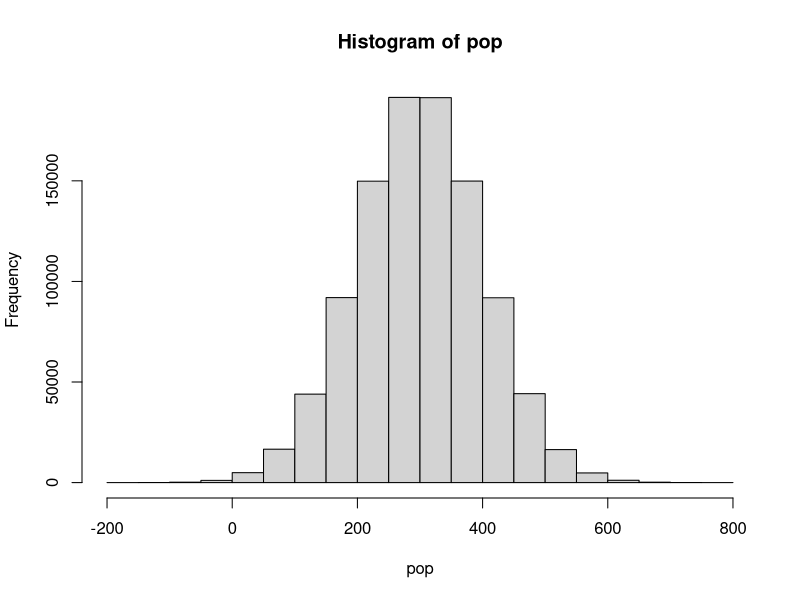
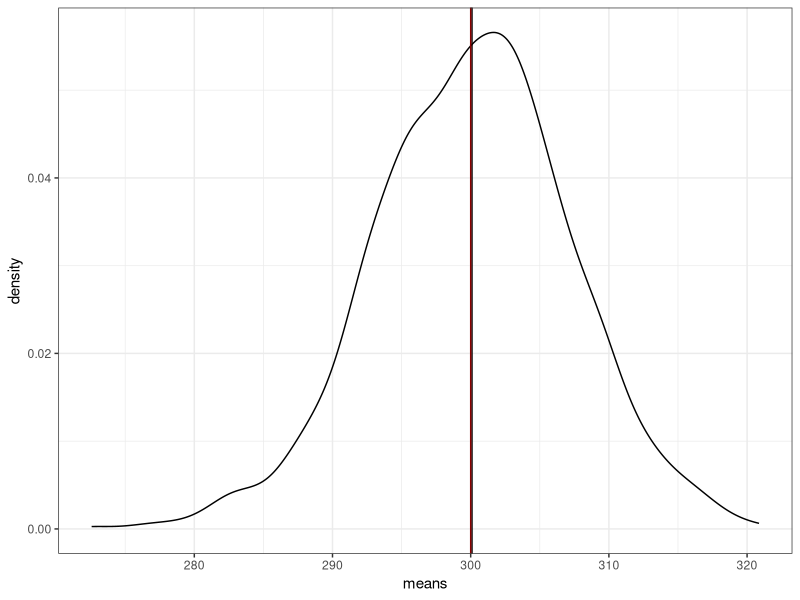
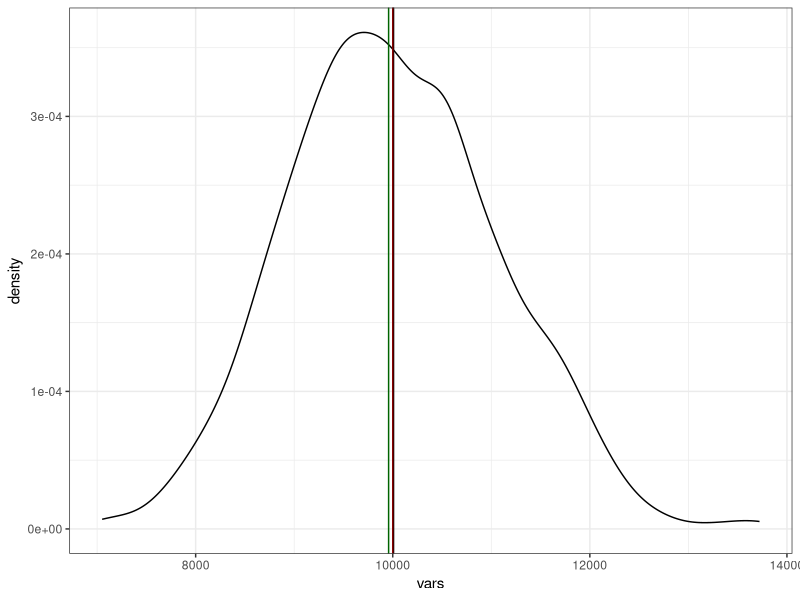
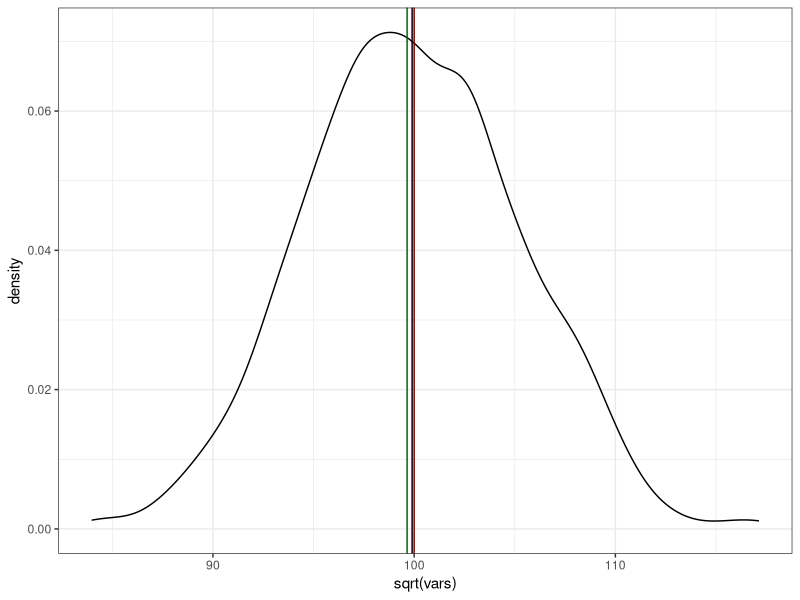
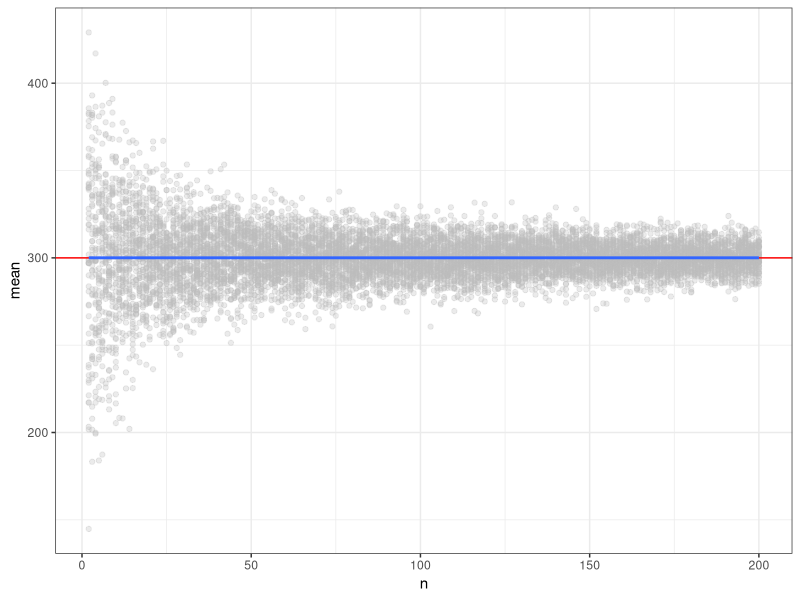
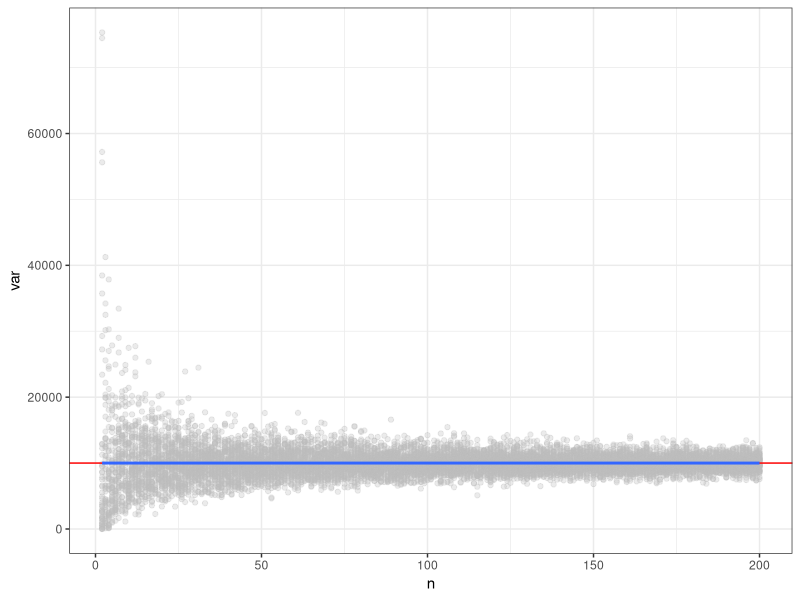
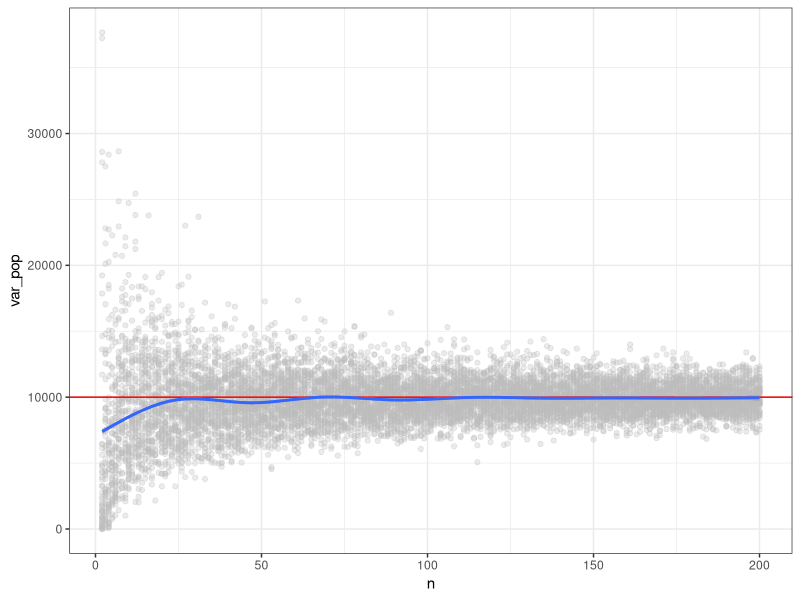
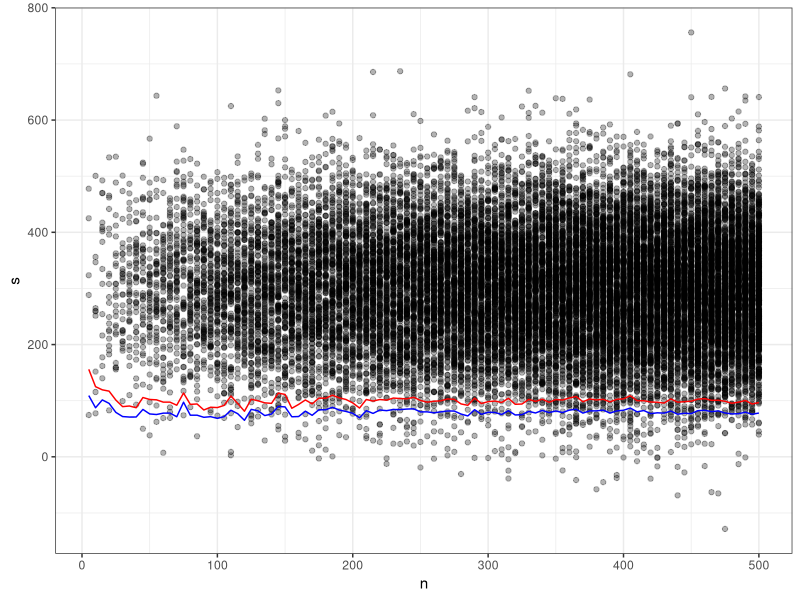

Here is the R script that generated these plots, in order:
setwd("~/wlm2023/pics-dev")

library(tidyverse)
theme_set(theme_bw())

set.seed(123)
rnorm(10^6, mean = 300, sd = 100) -> pop

hist(pop)

var_pop <- function (x) { sum((x - mean(x))^2) / length(x) }
mad <- function (x) { sum(abs(x - mean(x))) / length(x)} # mean absolute deviation

sim <- list()

set.seed(567)
for (i in 1:1000) {
  sim[[i]] <- sample(pop, size = 200)
}

means <- map(sim, mean) |> unlist()

ggplot(NULL) +
  geom_density(aes(x = means)) +
  geom_vline(xintercept = mean(means)) +
  geom_vline(xintercept = 300, color = "darkred")

vars <- map(sim, var) |> unlist() # n-1
vars_pop <- map(sim, var_pop) |> unlist() # n

ggplot(NULL) +
  geom_density(aes(x = vars)) +
  geom_vline(xintercept = mean(vars)) +
  geom_vline(xintercept = mean(vars_pop), color = "darkgreen") +
  geom_vline(xintercept = 100^2, color = "darkred")

ggplot(NULL) +
  geom_density(aes(x = sqrt(vars))) +
  geom_vline(xintercept = mean(sqrt(vars))) +
  geom_vline(xintercept = mean(sqrt(vars_pop)), color = "darkgreen") +
  geom_vline(xintercept = 100, color = "darkred")

sim2 <- list()

set.seed(567)
for (i in 2:200) {
  for (j in 1:50) {
    name <- paste0(i, "-", j)
    sim2[[name]] <- sample(pop, i)
  }
}

sim2_agg <- tibble(n = map(sim2, length) |> unlist(),
                   mean = map(sim2, mean) |> unlist(),
                   var = map(sim2, var) |> unlist(),
                   var_pop = map(sim2, var_pop) |> unlist(),
                   sd = map(sim2, sd) |> unlist(),
                   sd_pop = map(sim2, function(x) sqrt(var_pop(x))) |> unlist(),
                   mad = map(sim2, mad) |> unlist())

sim2_agg |> 
  ggplot(aes(n, mean)) +
  geom_point(alpha = .3, color = "gray") +
  geom_hline(yintercept = 300, color = "red") +
  geom_smooth()


sim2_agg |> 
  ggplot(aes(n, var)) +
  geom_point(alpha = .3, color = "gray") +
  geom_hline(yintercept = 100^2, color = "red") +
  geom_smooth()

sim2_agg |> 
  ggplot(aes(n, var_pop)) +
  geom_point(alpha = .3, color = "gray") +
  geom_hline(yintercept = 100^2, color = "red") +
  geom_smooth() 

sim3 <- tibble()
set.seed(987)
for (i in seq(5, 500, by = 5)) {
  tibble(n = i,
         s = sample(pop, i)) |> 
    bind_rows(sim3) -> sim3
}

sim3 |> 
  group_by(n) |> 
  summarise(sd = sd(s),
            mad = mad(s)) -> sim3_agg
sim3 |> 
  ggplot() +
  geom_point(aes(n, s), alpha = .3) +
  geom_line(data = sim3_agg, aes(n, sd), color = "red") +
  geom_line(data = sim3_agg, aes(n, mad), color = "blue")


set.seed(567)
sim4 <- list()
sds <- seq(0, 10, by = .5)
for (i in 1:length(sds)) {
  s <- rnorm(100, 0, sds[i])
  sim4[[i]] <- list(sd = sd(s),
                  mad = mad(s))
}

tibble(sds = sds,
       sd = sim4 |> map(function(x) x$sd) |> unlist(),
       mad = sim4 |> map(function(x) x$mad) |> unlist()) |> 
  pivot_longer(cols = -sds) |> 
  ggplot(aes(x = sds, y = value, color = name)) +
  geom_line()
